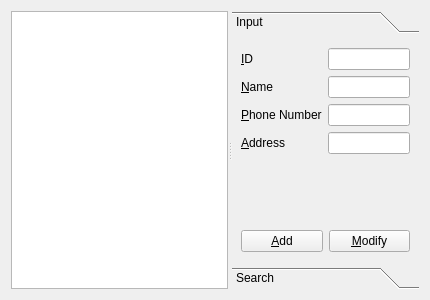
<?xml version="1.0" encoding="UTF-8"?>
<ui version="4.0">
 <class>ClientManagerForm</class>
 <widget class="QWidget" name="ClientManagerForm">
  <property name="geometry">
   <rect>
    <x>0</x>
    <y>0</y>
    <width>430</width>
    <height>300</height>
   </rect>
  </property>
  <property name="windowTitle">
   <string>Form</string>
  </property>
  <layout class="QHBoxLayout" name="horizontalLayout_4">
   <item>
    <widget class="QSplitter" name="splitter">
     <property name="orientation">
      <enum>Qt::Horizontal</enum>
     </property>
     <widget class="QListWidget" name="listWidget"/>
     <widget class="QToolBox" name="toolBox">
      <property name="currentIndex">
       <number>0</number>
      </property>
      <widget class="QWidget" name="inputPage">
       <property name="geometry">
        <rect>
         <x>0</x>
         <y>0</y>
         <width>207</width>
         <height>240</height>
        </rect>
       </property>
       <attribute name="label">
        <string>Input</string>
       </attribute>
       <layout class="QVBoxLayout" name="verticalLayout">
        <item>
         <layout class="QFormLayout" name="formLayout_4">
          <item row="0" column="0">
           <widget class="QLabel" name="labelID">
            <property name="text">
             <string>&amp;ID</string>
            </property>
            <property name="buddy">
             <cstring>lineEditID</cstring>
            </property>
           </widget>
          </item>
          <item row="1" column="0">
           <widget class="QLabel" name="labelName">
            <property name="text">
             <string>&amp;Name</string>
            </property>
            <property name="buddy">
             <cstring>lineEditName</cstring>
            </property>
           </widget>
          </item>
          <item row="3" column="0">
           <widget class="QLabel" name="labelAddress">
            <property name="text">
             <string>&amp;Address</string>
            </property>
            <property name="buddy">
             <cstring>lineEditAddress</cstring>
            </property>
           </widget>
          </item>
          <item row="2" column="0">
           <widget class="QLabel" name="labelPhoneNumber">
            <property name="text">
             <string>&amp;Phone Number</string>
            </property>
            <property name="buddy">
             <cstring>lineEditPhoneNumber</cstring>
            </property>
           </widget>
          </item>
          <item row="0" column="1">
           <widget class="QLineEdit" name="lineEditID">
            <property name="readOnly">
             <bool>true</bool>
            </property>
           </widget>
          </item>
          <item row="1" column="1">
           <widget class="QLineEdit" name="lineEditName"/>
          </item>
          <item row="2" column="1">
           <widget class="QLineEdit" name="lineEditPhoneNumber"/>
          </item>
          <item row="3" column="1">
           <widget class="QLineEdit" name="lineEditAddress"/>
          </item>
         </layout>
        </item>
        <item>
         <spacer name="verticalSpacer">
          <property name="orientation">
           <enum>Qt::Vertical</enum>
          </property>
          <property name="sizeHint" stdset="0">
           <size>
            <width>20</width>
            <height>40</height>
           </size>
          </property>
         </spacer>
        </item>
        <item>
         <layout class="QHBoxLayout" name="horizontalLayout">
          <item>
           <widget class="QPushButton" name="pushButton">
            <property name="text">
             <string>&amp;Add</string>
            </property>
           </widget>
          </item>
          <item>
           <widget class="QPushButton" name="pushButtonModify">
            <property name="text">
             <string>&amp;Modify</string>
            </property>
           </widget>
          </item>
         </layout>
        </item>
       </layout>
      </widget>
      <widget class="QWidget" name="SearchPage">
       <property name="geometry">
        <rect>
         <x>0</x>
         <y>0</y>
         <width>207</width>
         <height>240</height>
        </rect>
       </property>
       <attribute name="label">
        <string>Search</string>
       </attribute>
       <layout class="QVBoxLayout" name="verticalLayout_2">
        <item>
         <widget class="QListWidget" name="listWidgetSearch"/>
        </item>
        <item>
         <layout class="QHBoxLayout" name="horizontalLayout_2">
          <item>
           <widget class="QLabel" name="label_5">
            <property name="text">
             <string>&amp;ID</string>
            </property>
            <property name="buddy">
             <cstring>lineEditSearch</cstring>
            </property>
           </widget>
          </item>
          <item>
           <widget class="QLineEdit" name="lineEditSearch"/>
          </item>
         </layout>
        </item>
        <item>
         <layout class="QHBoxLayout" name="horizontalLayout_3">
          <item>
           <widget class="QPushButton" name="pushButton_3">
            <property name="text">
             <string>Search</string>
            </property>
           </widget>
          </item>
         </layout>
        </item>
       </layout>
      </widget>
     </widget>
    </widget>
   </item>
  </layout>
 </widget>
 <resources/>
 <connections/>
</ui>
